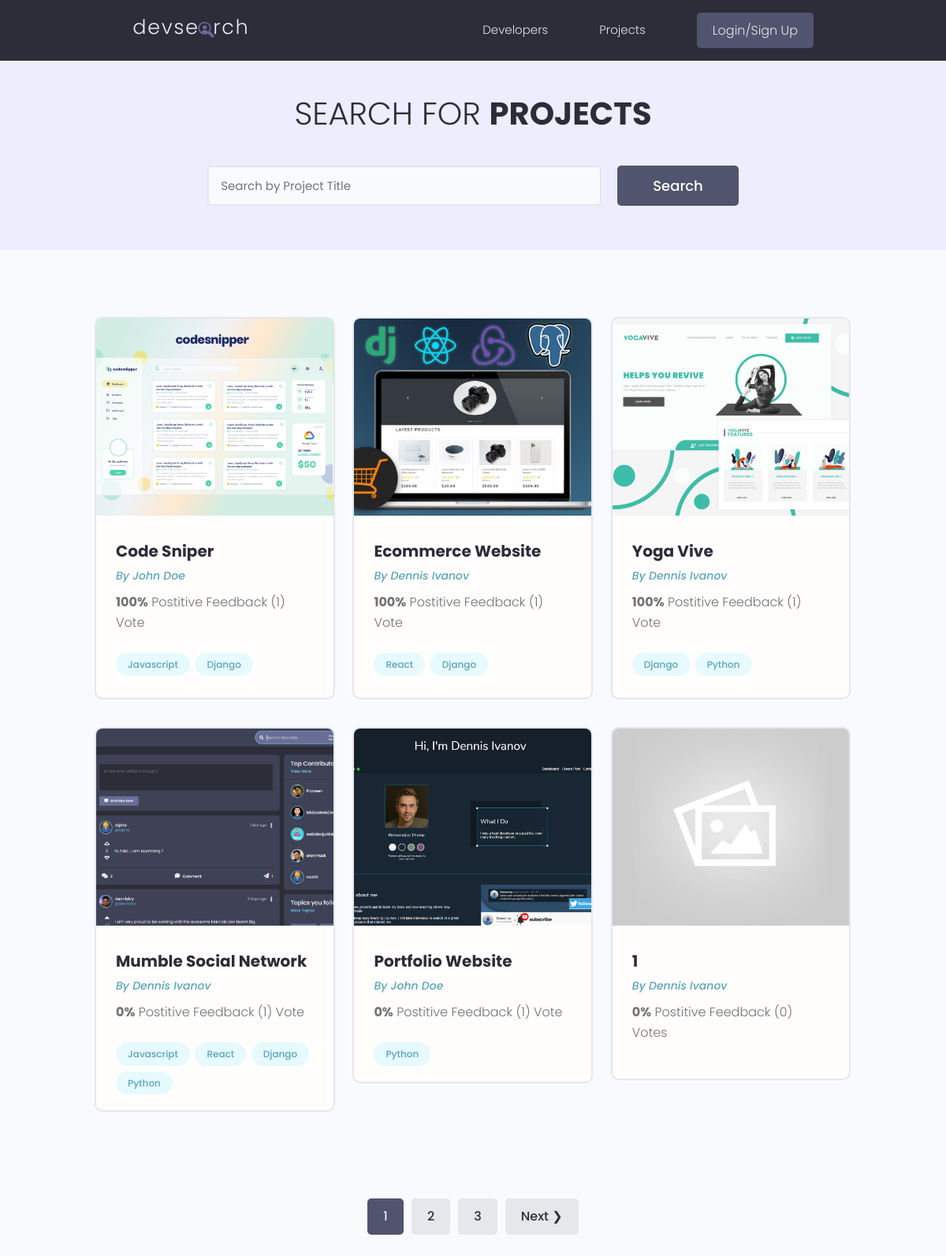
The page /projects/ on the database as committed earlier.
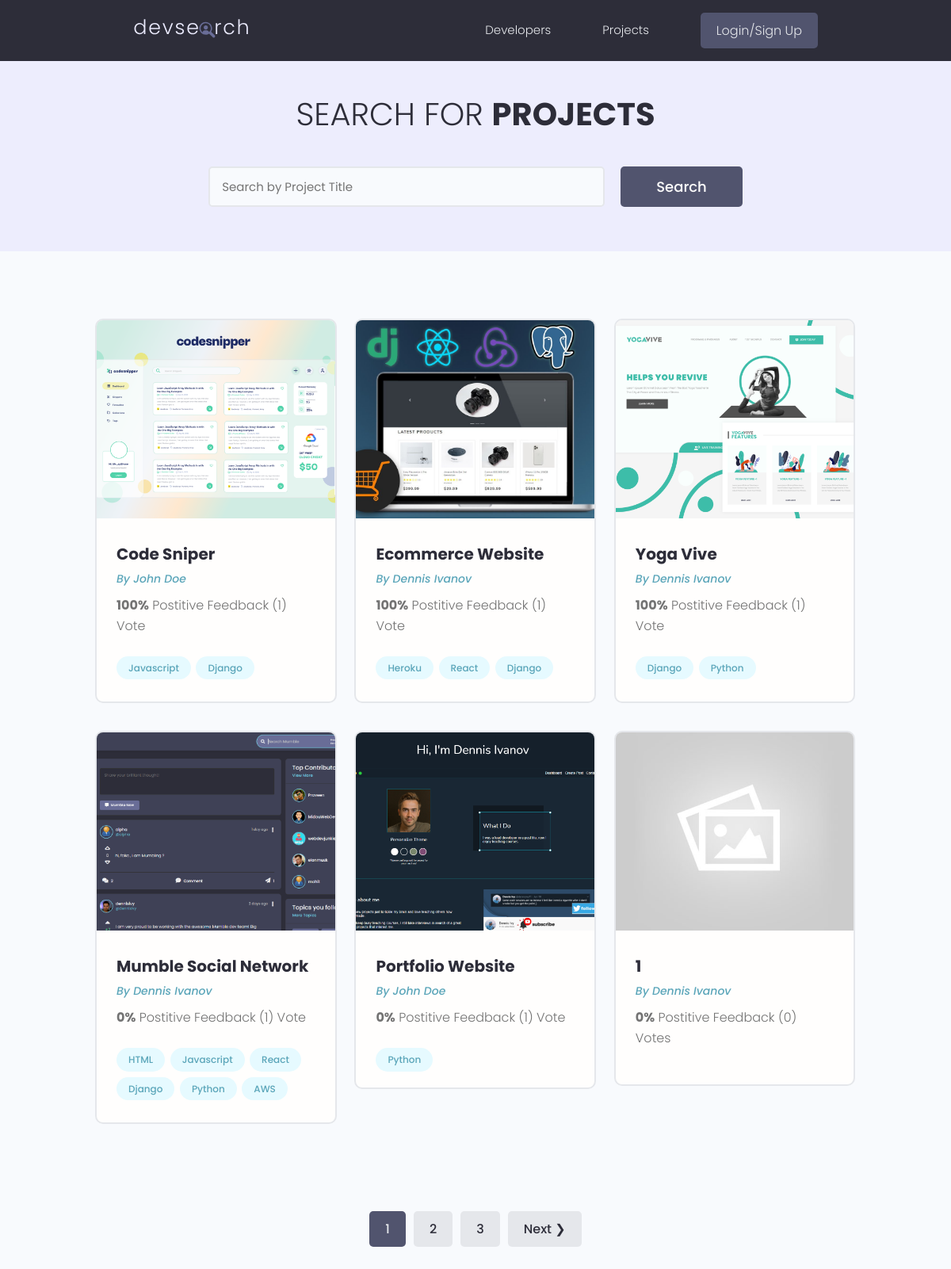
The same page on the database as committed later.
### projects/models.py (models this page shows, shortened)
class Project(models.Model):
    owner = models.ForeignKey(Profile, null=True, blank=True, on_delete=models.CASCADE) # on_delete == models.CASCADE so the projects get deleted when the owner gets deleted.
    title = models.CharField(max_length=200)
    description = models.TextField(null=True, blank = True)
    featured_image = models.ImageField(null=True, blank=True, default="default.jpg") # profile picture and default image , also pip install pillow
    demo_link = models.CharField(max_length=2000, null=True, blank=True)
    source_link = models.CharField(max_length=2000, null=True , blank=True)
    tags = models.ManyToManyField('Tag',blank=True) # tag in quotes because the Tag model is below, if its above no need quotes
    vote_total = models.IntegerField(default=0,null=True,blank=True)
    vote_ratio = models.IntegerField(default=0,null=True,blank=True)
    created = models.DateTimeField(auto_now_add=True)
    id = models.UUIDField(default=uuid.uuid4, unique=True, primary_key=True, editable=False)
    class Meta:
        ordering = ['-vote_ratio','-vote_total', 'title'] #high ratio and high total will be sorted first
    @property #you can access as an attribute because you used @property method
    def imageURL(self):
        try:
            url = self.featured_image.url
        except:
            url=''
        return url

class Tag(models.Model):
    name = models.CharField(max_length=200)
    created = models.DateTimeField(auto_now_add=True)
    id = models.UUIDField(default=uuid.uuid4, unique=True, primary_key=True, editable=False)
    def __str__(self) :
        return self.name

### users/models.py (models this page shows, shortened)
class Profile(models.Model):
    user = models.OneToOneField(User, on_delete=models.CASCADE, null=True, blank=True)
    name = models.CharField(max_length=200, blank=True, null=True)
    email = models.EmailField(max_length=500, blank=True, null=True)
    username = models.CharField(max_length=200, blank=True, null=True)
    location = models.CharField(max_length=200, blank=True, null=True)
    short_intro = models.CharField(max_length=200, blank=True, null=True)
    bio = models.TextField(blank=True, null=True)
    profile_image = models.ImageField(null=True, blank=True, upload_to='profiles/', default="profiles/user-default.png") # upload it to the profiles folder under static
    social_github = models.CharField(max_length=200, blank=True, null=True)
    social_twitter = models.CharField(max_length=200, blank=True, null=True)
    social_linkedin = models.CharField(max_length=200, blank=True, null=True)
    social_youtube= models.CharField(max_length=200, blank=True, null=True)
    social_website = models.CharField(max_length=200, blank=True, null=True)
    created = models.DateTimeField(auto_now_add=True)
    id = models.UUIDField(default=uuid.uuid4, unique=True, primary_key=True, editable=False)
    class Meta:
        ordering = ['created']

### projects/views.py (the view)
# urls.py: path('projects/',views.getProjects), # get all projects
def projects(request):
    projects, search_query = searchProjects(request)
    custom_range, projects = paginateProjects(request, projects, 6)  #6 number of projects per page
    context = {'projects':projects, 'search_query':search_query,  'custom_range':custom_range}
    return render(request,'projects/projects.html',context) #appname/htmlpage

### projects/utils.py (called while the page is built)
def searchProjects(request):
    search_query = ''
    if request.GET.get('search_query'): #getting the Search value
        search_query = request.GET.get('search_query')
    tags = Tag.objects.filter(name__icontains=search_query)
    projects = Project.objects.distinct().filter(Q(title__icontains = search_query) | Q(description__icontains = search_query)|Q(owner__name__icontains = search_query) | Q(tags__in = tags)) #into parent owner-->into attribute bane
    return projects , search_query

### projects/templates/projects/projects.html (shortened to what this page needs)
{% extends 'main.html' %}
{% block content %}
<main class="projects">
    <section class="hero-section text-center">
      <div class="container container--narrow">
        <div class="hero-section__box">
          <h2>Search for <span>Projects</span></h2>
        </div>
        <div class="hero-section__search">
          <form id="searchForm" class="form" action="{% url 'projects' %}" method="get">
            <div class="form__field">
              <input class="input input--text" id="formInput#search" type="text" name="search_query"
                value="{{search_query}}" placeholder="Search by Project Title" />
            </div>
            <input class="btn btn--sub btn--lg" type="submit" value="Search" />
          </form>
        </div>
      </div>
    </section>
    <section class="projectsList">
      <div class="container">
        <div class="grid grid--three">
          {% for project in projects %}
          <div class="column">
            <div class="card project">
              <a href="{% url 'project' project.id %}" class="project">
                <img class="project__thumbnail" src="{{project.imageURL}}" alt="project thumbnail" />
                <div class="card__body">
                  <h3 class="project__title">{{project.title}}</h3>
                  <p><a class="project__author" href="{% url 'user-profile' project.owner.id %}">By {{project.owner.name}}</a></p>
                  <p class="project--rating">
                    <span style="font-weight: bold;">{{project.vote_ratio}}%</span> Postitive
                    Feedback ({{project.vote_total}}) Vote{{project.vote_total|pluralize:"s"}}
                  </p>
                  <div class="project__tags">
                    {% for tag in project.tags.all %}
                    <span class="tag tag--pill tag--main">
                      <small>{{tag}}</small>
                    </span>
                    {% endfor %}
                  </div>
                </div>
              </a>
            </div>
          </div>
          {% endfor %}
        </div>
      </div>
    </section>
    {% include 'pagination.html' with queryset=projects custom_range=custom_range %}
  </main>
{% endblock content %}

Rows that differ between the two databases and show on the page:
added Tag: name "Heroku", shown under Project "Ecommerce Website"
added Tag: name "HTML", shown under Project "Mumble Social Network"
added Tag: name "AWS", shown under Project "Mumble Social Network"
